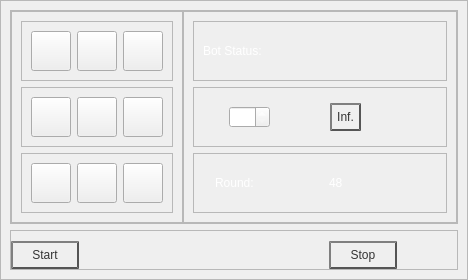
                <widget class="QWidget" name="golem_Page">
                 <layout class="QVBoxLayout" name="verticalLayout_22">
                  <property name="spacing">
                   <number>0</number>
                  </property>
                  <property name="leftMargin">
                   <number>0</number>
                  </property>
                  <property name="topMargin">
                   <number>0</number>
                  </property>
                  <property name="rightMargin">
                   <number>0</number>
                  </property>
                  <property name="bottomMargin">
                   <number>0</number>
                  </property>
                  <item>
                   <widget class="QFrame" name="frame_44">
                    <property name="frameShape">
                     <enum>QFrame::StyledPanel</enum>
                    </property>
                    <property name="frameShadow">
                     <enum>QFrame::Raised</enum>
                    </property>
                    <layout class="QVBoxLayout" name="verticalLayout_19">
                     <item>
                      <widget class="QFrame" name="frame_45">
                       <property name="frameShape">
                        <enum>QFrame::StyledPanel</enum>
                       </property>
                       <property name="frameShadow">
                        <enum>QFrame::Raised</enum>
                       </property>
                       <layout class="QHBoxLayout" name="horizontalLayout_31">
                        <property name="spacing">
                         <number>0</number>
                        </property>
                        <property name="leftMargin">
                         <number>0</number>
                        </property>
                        <property name="topMargin">
                         <number>0</number>
                        </property>
                        <property name="rightMargin">
                         <number>0</number>
                        </property>
                        <property name="bottomMargin">
                         <number>0</number>
                        </property>
                        <item>
                         <widget class="QFrame" name="frame_46">
                          <property name="frameShape">
                           <enum>QFrame::StyledPanel</enum>
                          </property>
                          <property name="frameShadow">
                           <enum>QFrame::Raised</enum>
                          </property>
                          <layout class="QVBoxLayout" name="verticalLayout_20">
                           <item>
                            <widget class="QFrame" name="frame_47">
                             <property name="frameShape">
                              <enum>QFrame::StyledPanel</enum>
                             </property>
                             <property name="frameShadow">
                              <enum>QFrame::Raised</enum>
                             </property>
                             <layout class="QHBoxLayout" name="horizontalLayout_32">
                              <item>
                               <widget class="QPushButton" name="pushButton_10">
                                <property name="minimumSize">
                                 <size>
                                  <width>40</width>
                                  <height>40</height>
                                 </size>
                                </property>
                                <property name="maximumSize">
                                 <size>
                                  <width>40</width>
                                  <height>40</height>
                                 </size>
                                </property>
                                <property name="styleSheet">
                                 <string notr="true">QPushButton{
	image: url(:/golem/leben.png);
}
QPushButton:checked{
	border: 4px solid;
	border-color: rgb(17, 255, 0);
}</string>
                                </property>
                                <property name="text">
                                 <string/>
                                </property>
                                <property name="checkable">
                                 <bool>true</bool>
                                </property>
                                <property name="checked">
                                 <bool>false</bool>
                                </property>
                               </widget>
                              </item>
                              <item>
                               <widget class="QPushButton" name="pushButton_11">
                                <property name="minimumSize">
                                 <size>
                                  <width>40</width>
                                  <height>40</height>
                                 </size>
                                </property>
                                <property name="maximumSize">
                                 <size>
                                  <width>40</width>
                                  <height>40</height>
                                 </size>
                                </property>
                                <property name="styleSheet">
                                 <string notr="true">QPushButton{
	
	image: url(:/golem/off.png);
}
QPushButton:checked{
	border: 4px solid;
	border-color: rgb(17, 255, 0);
}</string>
                                </property>
                                <property name="text">
                                 <string/>
                                </property>
                                <property name="checkable">
                                 <bool>true</bool>
                                </property>
                                <property name="checked">
                                 <bool>false</bool>
                                </property>
                               </widget>
                              </item>
                              <item>
                               <widget class="QPushButton" name="pushButton_12">
                                <property name="minimumSize">
                                 <size>
                                  <width>40</width>
                                  <height>40</height>
                                 </size>
                                </property>
                                <property name="maximumSize">
                                 <size>
                                  <width>40</width>
                                  <height>40</height>
                                 </size>
                                </property>
                                <property name="styleSheet">
                                 <string notr="true">QPushButton{
	image: url(:/golem/def.png);
}
QPushButton:checked{
	border: 4px solid;
	border-color: rgb(17, 255, 0);
}</string>
                                </property>
                                <property name="text">
                                 <string/>
                                </property>
                                <property name="checkable">
                                 <bool>true</bool>
                                </property>
                                <property name="checked">
                                 <bool>false</bool>
                                </property>
                               </widget>
                              </item>
                             </layout>
                            </widget>
                           </item>
                           <item>
                            <widget class="QFrame" name="frame_48">
                             <property name="frameShape">
                              <enum>QFrame::StyledPanel</enum>
                             </property>
                             <property name="frameShadow">
                              <enum>QFrame::Raised</enum>
                             </property>
                             <layout class="QHBoxLayout" name="horizontalLayout_33">
                              <item>
                               <widget class="QPushButton" name="pushButton_13">
                                <property name="minimumSize">
                                 <size>
                                  <width>40</width>
                                  <height>40</height>
                                 </size>
                                </property>
                                <property name="maximumSize">
                                 <size>
                                  <width>40</width>
                                  <height>40</height>
                                 </size>
                                </property>
                                <property name="styleSheet">
                                 <string notr="true">QPushButton{
	image: url(:/golem/kritQ.png);
}
QPushButton:checked{
	border: 4px solid;
	border-color: rgb(17, 255, 0);
}</string>
                                </property>
                                <property name="text">
                                 <string/>
                                </property>
                                <property name="checkable">
                                 <bool>true</bool>
                                </property>
                                <property name="checked">
                                 <bool>false</bool>
                                </property>
                               </widget>
                              </item>
                              <item>
                               <widget class="QPushButton" name="pushButton_14">
                                <property name="minimumSize">
                                 <size>
                                  <width>40</width>
                                  <height>40</height>
                                 </size>
                                </property>
                                <property name="maximumSize">
                                 <size>
                                  <width>40</width>
                                  <height>40</height>
                                 </size>
                                </property>
                                <property name="styleSheet">
                                 <string notr="true">QPushButton{
	
	image: url(:/golem/wid.png);
}
QPushButton:checked{
	border: 4px solid;
	border-color: rgb(17, 255, 0);
}</string>
                                </property>
                                <property name="text">
                                 <string/>
                                </property>
                                <property name="checkable">
                                 <bool>true</bool>
                                </property>
                                <property name="checked">
                                 <bool>false</bool>
                                </property>
                               </widget>
                              </item>
                              <item>
                               <widget class="QPushButton" name="pushButton_15">
                                <property name="minimumSize">
                                 <size>
                                  <width>40</width>
                                  <height>40</height>
                                 </size>
                                </property>
                                <property name="maximumSize">
                                 <size>
                                  <width>40</width>
                                  <height>40</height>
                                 </size>
                                </property>
                                <property name="styleSheet">
                                 <string notr="true">QPushButton{
	
	image: url(:/golem/verg.png);
}
QPushButton:checked{
	border: 4px solid;
	border-color: rgb(17, 255, 0);
}</string>
                                </property>
                                <property name="text">
                                 <string/>
                                </property>
                                <property name="checkable">
                                 <bool>true</bool>
                                </property>
                                <property name="checked">
                                 <bool>false</bool>
                                </property>
                               </widget>
                              </item>
                             </layout>
                            </widget>
                           </item>
                           <item>
                            <widget class="QFrame" name="frame_49">
                             <property name="frameShape">
                              <enum>QFrame::StyledPanel</enum>
                             </property>
                             <property name="frameShadow">
                              <enum>QFrame::Raised</enum>
                             </property>
                             <layout class="QHBoxLayout" name="horizontalLayout_34">
                              <item>
                               <widget class="QPushButton" name="pushButton_16">
                                <property name="minimumSize">
                                 <size>
                                  <width>40</width>
                                  <height>40</height>
                                 </size>
                                </property>
                                <property name="maximumSize">
                                 <size>
                                  <width>40</width>
                                  <height>40</height>
                                 </size>
                                </property>
                                <property name="styleSheet">
                                 <string notr="true">QPushButton{
	image: url(:/golem/ref.png);
}
QPushButton:checked{
	border: 4px solid;
	border-color: rgb(17, 255, 0);
}</string>
                                </property>
                                <property name="text">
                                 <string/>
                                </property>
                                <property name="checkable">
                                 <bool>true</bool>
                                </property>
                                <property name="checked">
                                 <bool>false</bool>
                                </property>
                               </widget>
                              </item>
                              <item>
                               <widget class="QPushButton" name="pushButton_17">
                                <property name="minimumSize">
                                 <size>
                                  <width>40</width>
                                  <height>40</height>
                                 </size>
                                </property>
                                <property name="maximumSize">
                                 <size>
                                  <width>40</width>
                                  <height>40</height>
                                 </size>
                                </property>
                                <property name="styleSheet">
                                 <string notr="true">QPushButton{
	image: url(:/golem/verf.png);
}
QPushButton:checked{
	border: 4px solid;
	border-color: rgb(17, 255, 0);
}</string>
                                </property>
                                <property name="text">
                                 <string/>
                                </property>
                                <property name="checkable">
                                 <bool>true</bool>
                                </property>
                                <property name="checked">
                                 <bool>false</bool>
                                </property>
                               </widget>
                              </item>
                              <item>
                               <widget class="QPushButton" name="pushButton_18">
                                <property name="minimumSize">
                                 <size>
                                  <width>40</width>
                                  <height>40</height>
                                 </size>
                                </property>
                                <property name="maximumSize">
                                 <size>
                                  <width>40</width>
                                  <height>40</height>
                                 </size>
                                </property>
                                <property name="styleSheet">
                                 <string notr="true">QPushButton{
	image: url(:/golem/verh.png);
}
QPushButton:checked{
	border: 4px solid;
	border-color: rgb(17, 255, 0);
}</string>
                                </property>
                                <property name="text">
                                 <string/>
                                </property>
                                <property name="checkable">
                                 <bool>true</bool>
                                </property>
                                <property name="checked">
                                 <bool>false</bool>
                                </property>
                               </widget>
                              </item>
                             </layout>
                            </widget>
                           </item>
                          </layout>
                         </widget>
                        </item>
                        <item>
                         <widget class="QFrame" name="frame_50">
                          <property name="frameShape">
                           <enum>QFrame::StyledPanel</enum>
                          </property>
                          <property name="frameShadow">
                           <enum>QFrame::Raised</enum>
                          </property>
                          <layout class="QVBoxLayout" name="verticalLayout_21">
                           <item>
                            <widget class="QFrame" name="frame_51">
                             <property name="frameShape">
                              <enum>QFrame::StyledPanel</enum>
                             </property>
                             <property name="frameShadow">
                              <enum>QFrame::Raised</enum>
                             </property>
                             <layout class="QHBoxLayout" name="horizontalLayout_35">
                              <item>
                               <widget class="QLabel" name="label_30">
                                <property name="styleSheet">
                                 <string notr="true">color: rgb(255, 255, 255);
font: 14pt &quot;Comic Sans MS&quot;;</string>
                                </property>
                                <property name="text">
                                 <string>Bot Status:</string>
                                </property>
                               </widget>
                              </item>
                              <item>
                               <widget class="QLabel" name="label_33">
                                <property name="styleSheet">
                                 <string notr="true">font: 14pt &quot;Comic Sans MS&quot;;</string>
                                </property>
                                <property name="text">
                                 <string/>
                                </property>
                               </widget>
                              </item>
                             </layout>
                            </widget>
                           </item>
                           <item>
                            <widget class="QFrame" name="frame_52">
                             <property name="frameShape">
                              <enum>QFrame::StyledPanel</enum>
                             </property>
                             <property name="frameShadow">
                              <enum>QFrame::Raised</enum>
                             </property>
                             <layout class="QHBoxLayout" name="horizontalLayout_36">
                              <property name="spacing">
                               <number>60</number>
                              </property>
                              <property name="leftMargin">
                               <number>35</number>
                              </property>
                              <property name="topMargin">
                               <number>0</number>
                              </property>
                              <property name="rightMargin">
                               <number>85</number>
                              </property>
                              <property name="bottomMargin">
                               <number>0</number>
                              </property>
                              <item>
                               <widget class="QSpinBox" name="spinBox_2">
                                <property name="styleSheet">
                                 <string notr="true">font: 12pt &quot;Comic Sans MS&quot;;
color: rgb(255, 255, 255);</string>
                                </property>
                               </widget>
                              </item>
                              <item>
                               <widget class="QPushButton" name="level_Btn_6">
                                <property name="styleSheet">
                                 <string notr="true">QPushButton{
    color: #333;
    border: 2px solid #555;
    border-style: outset;
    background: qradialgradient(
        cx: 0.3, cy: -0.4, fx: 0.3, fy: -0.4,
        radius: 1.35, stop: 0 #fff, stop: 1 #888
        );
    padding: 5px;
	font: 9pt &quot;Comic Sans MS&quot;;
}
QPushButton:hover {
    background: qradialgradient(
        cx: 0.3, cy: -0.4, fx: 0.3, fy: -0.4,
        radius: 1.35, stop: 0 #fff, stop: 1 #bbb
        );
    }

QPushButton:pressed {
    border-style: inset;
    background: qradialgradient(
        cx: 0.4, cy: -0.1, fx: 0.4, fy: -0.1,
        radius: 1.35, stop: 0 #fff, stop: 1 #ddd
        );
    }
QPushButton:checked{
 	border: 3px solid;
	border-color: rgb(5, 193, 5);
}</string>
                                </property>
                                <property name="text">
                                 <string>Inf.</string>
                                </property>
                                <property name="checkable">
                                 <bool>true</bool>
                                </property>
                                <property name="checked">
                                 <bool>false</bool>
                                </property>
                               </widget>
                              </item>
                             </layout>
                            </widget>
                           </item>
                           <item>
                            <widget class="QFrame" name="frame_53">
                             <property name="frameShape">
                              <enum>QFrame::StyledPanel</enum>
                             </property>
                             <property name="frameShadow">
                              <enum>QFrame::Raised</enum>
                             </property>
                             <layout class="QHBoxLayout" name="horizontalLayout_37">
                              <property name="leftMargin">
                               <number>21</number>
                              </property>
                              <item>
                               <widget class="QLabel" name="label_34">
                                <property name="styleSheet">
                                 <string notr="true">color: rgb(255, 255, 255);
font: 14pt &quot;Comic Sans MS&quot;;</string>
                                </property>
                                <property name="text">
                                 <string>Round:</string>
                                </property>
                               </widget>
                              </item>
                              <item>
                               <widget class="QLabel" name="label_36">
                                <property name="styleSheet">
                                 <string notr="true">color: rgb(255, 255, 255);
font: 14pt &quot;Comic Sans MS&quot;;</string>
                                </property>
                                <property name="text">
                                 <string>48</string>
                                </property>
                               </widget>
                              </item>
                             </layout>
                            </widget>
                           </item>
                          </layout>
                         </widget>
                        </item>
                       </layout>
                      </widget>
                     </item>
                     <item>
                      <widget class="QFrame" name="frame_54">
                       <property name="maximumSize">
                        <size>
                         <width>16777215</width>
                         <height>80</height>
                        </size>
                       </property>
                       <property name="styleSheet">
                        <string notr="true">QPushButton{
    color: #333;
    border: 2px solid #555;
    border-style: outset;
    background: qradialgradient(
        cx: 0.3, cy: -0.4, fx: 0.3, fy: -0.4,
        radius: 1.35, stop: 0 #fff, stop: 1 #888
        );
    padding: 5px;
	font: 9pt &quot;Comic Sans MS&quot;;
}
QPushButton:hover {
    background: qradialgradient(
        cx: 0.3, cy: -0.4, fx: 0.3, fy: -0.4,
        radius: 1.35, stop: 0 #fff, stop: 1 #bbb
        );
    }

QPushButton:pressed {
    border-style: inset;
    background: qradialgradient(
        cx: 0.4, cy: -0.1, fx: 0.4, fy: -0.1,
        radius: 1.35, stop: 0 #fff, stop: 1 #ddd
        );
    }
</string>
                       </property>
                       <property name="frameShape">
                        <enum>QFrame::StyledPanel</enum>
                       </property>
                       <property name="frameShadow">
                        <enum>QFrame::Raised</enum>
                       </property>
                       <layout class="QHBoxLayout" name="horizontalLayout_38">
                        <property name="spacing">
                         <number>250</number>
                        </property>
                        <property name="leftMargin">
                         <number>0</number>
                        </property>
                        <property name="topMargin">
                         <number>10</number>
                        </property>
                        <property name="rightMargin">
                         <number>60</number>
                        </property>
                        <property name="bottomMargin">
                         <number>0</number>
                        </property>
                        <item>
                         <widget class="QPushButton" name="info_Btn_6">
                          <property name="styleSheet">
                           <string notr="true"/>
                          </property>
                          <property name="text">
                           <string>Start</string>
                          </property>
                         </widget>
                        </item>
                        <item>
                         <widget class="QPushButton" name="info_Btn_7">
                          <property name="styleSheet">
                           <string notr="true"/>
                          </property>
                          <property name="text">
                           <string>Stop</string>
                          </property>
                         </widget>
                        </item>
                       </layout>
                      </widget>
                     </item>
                    </layout>
                   </widget>
                  </item>
                 </layout>
                </widget>
